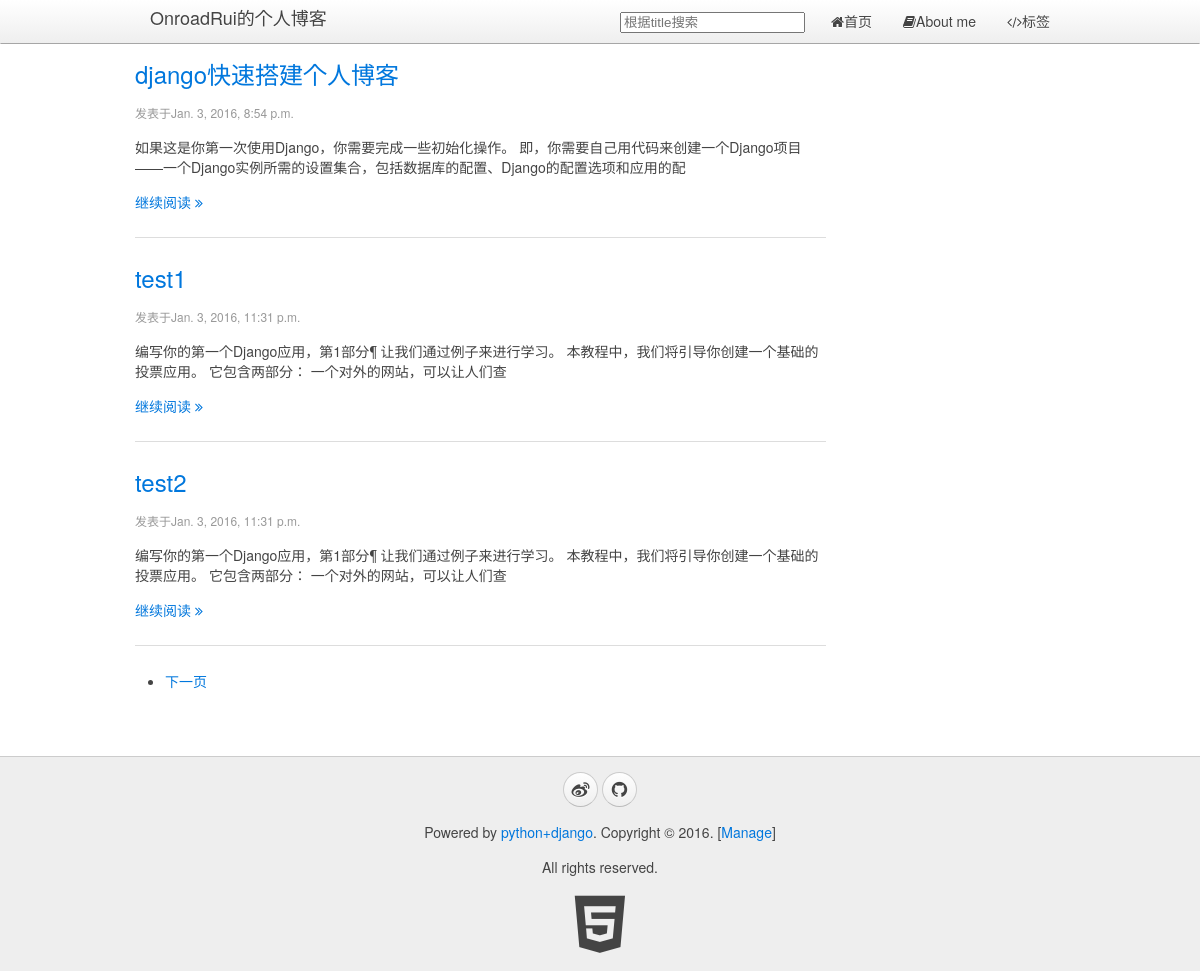
The page / on the database its author committed.
### ruiblog/models.py (models this page shows, shortened)
class BlogsPost(models.Model):
    title = models.CharField(max_length = 150)
    category = models.CharField(max_length=50,blank=True)
    summary = models.CharField(max_length=100,blank=True)
    body = models.TextField()
    timestamp = models.DateTimeField()

### ruiblog/views.py (the view)
# urls.py: url(r'^$', 'ruiblog.views.index', name='home'),
def index(request):
    blogs = BlogsPost.objects.all()
    page = request.GET.get('page')
    blog_list = pages(blogs,page,3)
    return render_to_response('index.html',{'blog_list':blog_list})

### ruiblog/views.py (called while the page is built)
def pages(datas,page,num):
    paginator = Paginator(datas,num)
    try:
        data_list = paginator.page(page)
    except PageNotAnInteger:
        data_list = paginator.page(1)
    except EmptyPage:
        data_list = paginator.paginator(paginator.num_pages)
    return data_list

### ruiblog/templates/index.html (shortened to what this page needs)
{% extends "base.html" %}
{% block content %}
    {% if error %}
        <h1 class='uk-width-medium-3-4'>没有相关题目的文章</h1>
    {% else %}
    <div class="uk-width-medium-3-4">
        {% for blog in blog_list %}
            <article class="uk-article">
                <h2><a href="/ruiblog/{{ blog.id}}/">{{ blog.title }}</a></h2>
                <p class="uk-article-meta">发表于{{blog.timestamp }}</p>
                <p>{{ blog.summary }}</p>
                <p><a href="/ruiblog/{{blog.id}}/">继续阅读 <i class="uk-icon-angle-double-right"></i></a></p>
            </article>
            <hr class="uk-article-divider">
        {% endfor %}
    {% endif %}
    {% if blog_list.object_list and blog_list.paginator.num_pages > 1 %}
      <div>
      <ul class="pager">
      {% if blog_list.has_next %}
        <li><a href="?page={{ blog_list.next_page_number }}">下一页</a></li>
      {% endif %}
      </ul>
      </div>
    {% endif %}
    </div>
{% endblock %}

### rows shown on the page
BlogsPost: title "django快速搭建个人博客", timestamp "Jan. 3, 2016, 8:54 p.m.", summary "如果这是你第一次使用Django，你需要完成一些初始化操作。 即，你需要自己用代码来创建一个Django项目 ——一个Django实例所需的设置集合，包括数据库的配置、Django的配置选项和应用的配"
BlogsPost: title "test1", timestamp "Jan. 3, 2016, 11:31 p.m.", summary "编写你的第一个Django应用，第1部分¶ 让我们通过例子来进行学习。 本教程中，我们将引导你创建一个基础的投票应用。 它包含两部分： 一个对外的网站，可以让人们查"
BlogsPost: title "test2", timestamp "Jan. 3, 2016, 11:31 p.m.", summary "编写你的第一个Django应用，第1部分¶ 让我们通过例子来进行学习。 本教程中，我们将引导你创建一个基础的投票应用。 它包含两部分： 一个对外的网站，可以让人们查"
